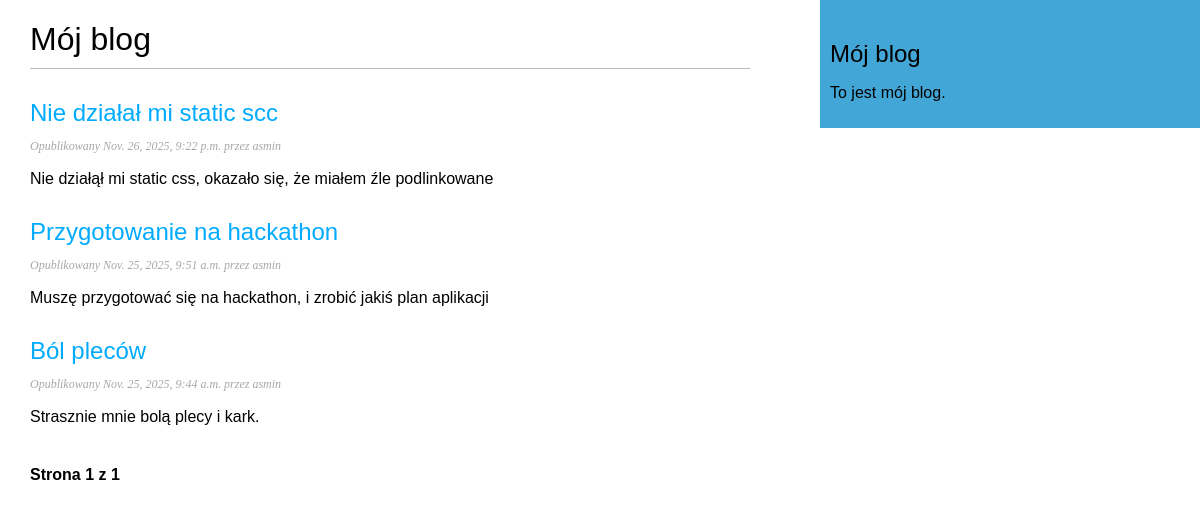
/blog/, run on an earlier commit of the app's database.
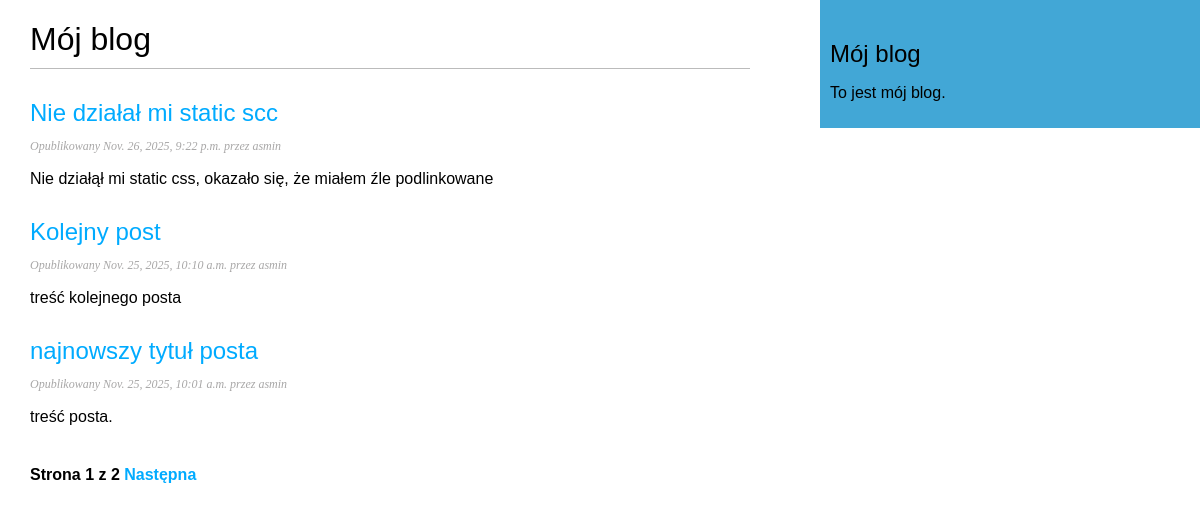
And on a later commit of the database.
### blog/models.py (models this page shows, shortened)
class Post(models.Model):
    class Status(models.TextChoices):
        DRAFT = 'DF', 'Roboczy'
        PUBLISHED = 'PB', 'Opublikowany'
    title = models.CharField(max_length=250)
    slug = models.SlugField(max_length=250,
                            unique_for_date='publish')
    author = models.ForeignKey(User,
                               on_delete=models.CASCADE,
                               related_name='blog_posts')
    body = models.TextField()
    publish = models.DateTimeField(default=timezone.now)
    created = models.DateTimeField(auto_now_add=True)
    updated = models.DateTimeField(auto_now=True)
    status = models.CharField(max_length=2,
                              choices=Status.choices,
                              default=Status.DRAFT)
    object = models.Manager()
    published = PublishManager()
    class Meta:
        ordering = ['-publish']
        indexes = [
            models.Index(fields=['-publish']),
        ]
    def get_absolute_url(self):
        return reverse('blog:post_detail',
                       args=[self.publish.year,
                             self.publish.month,
                             self.publish.day,
                             self.slug]
                       )

### blog/views.py (the view)
# urls.py: path('', views.PostListView.as_view(), name='post_list'),
class PostListView(ListView):
    queryset = Post.published.all()
    context_object_name = 'posts'
    paginate_by = 3
    template_name = 'blog/post/list.html'

### blog/templates/blog/post/list.html (shortened to what this page needs)
{% extends "blog/base.html" %}
{% block content %}
    <h1>Mój blog</h1>
    {% for post in posts %}
        <h2>
            <a href=" {{ post.get_absolute_url }} ">
                {{ post.title }}
            </a>
        </h2>
        <p class="date">
            Opublikowany {{ post.publish }} przez {{ post.author }}
        </p>
        {{ post.body|truncatewords:30|linebreaks }}
    {% endfor %}
    {% include "blog/post/pagination.html" with page=page_obj %}
{% endblock %}

What changed in the data, as far as the page shows it:
no longer on this page (row unchanged): Post: title "Przygotowanie na hackathon", publish "Nov. 25, 2025, 9:51 a.m.", author "asmin", body "Muszę przygotować się na hackathon, i zrobić jakiś plan aplikacji"
no longer on this page (row unchanged): Post: title "Ból pleców", publish "Nov. 25, 2025, 9:44 a.m.", author "asmin", body "Strasznie mnie bolą plecy i kark."
now on this page (row edited): Post: title "Kolejny post", publish "Nov. 25, 2025, 10:10 a.m.", author "asmin", body "treść kolejnego posta"
now on this page (row edited): Post: title "najnowszy tytuł posta", publish "Nov. 25, 2025, 10:01 a.m.", author "asmin", body "treść posta."
Also different on the page:
{{ page.paginator.num_pages }}: "1" → "2"
text now shown: "Następna"
